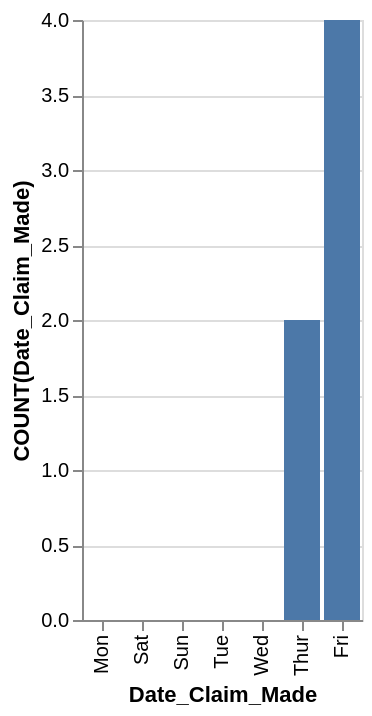

Vega-Lite specification stored for this chart:
### Vega-Lite specification from a JSON file in a GitHub repository (floating-point values rounded to 4 significant figures)
{"data": {"values": [{"x_data": "Mon", "y_data": 0}, {"x_data": "Sat", "y_data": 0}, {"x_data": "Sun", "y_data": 0}, {"x_data": "Tue", "y_data": 0}, {"x_data": "Wed", "y_data": 0}, {"x_data": "Thur", "y_data": 2}, {"x_data": "Fri", "y_data": 4}]}, "mark": "bar", "encoding": {"x": {"field": "x_data", "type": "nominal", "title": "Date_Claim_Made", "sort": {"op": "sum", "field": "y_data", "order": "ascending"}}, "y": {"field": "y_data", "type": "quantitative", "title": "COUNT(Date_Claim_Made)"}}}
